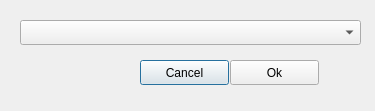
<?xml version="1.0" encoding="UTF-8"?>
<ui version="4.0">
 <class>Settings</class>
 <widget class="QDialog" name="Settings">
  <property name="geometry">
   <rect>
    <x>0</x>
    <y>0</y>
    <width>375</width>
    <height>111</height>
   </rect>
  </property>
  <property name="windowTitle">
   <string>Dialog</string>
  </property>
  <widget class="QPushButton" name="btnCancel">
   <property name="geometry">
    <rect>
     <x>140</x>
     <y>60</y>
     <width>89</width>
     <height>25</height>
    </rect>
   </property>
   <property name="text">
    <string>Cancel</string>
   </property>
  </widget>
  <widget class="QPushButton" name="btnOk">
   <property name="geometry">
    <rect>
     <x>230</x>
     <y>60</y>
     <width>89</width>
     <height>25</height>
    </rect>
   </property>
   <property name="text">
    <string>Ok</string>
   </property>
  </widget>
  <widget class="QComboBox" name="comboBox">
   <property name="geometry">
    <rect>
     <x>20</x>
     <y>20</y>
     <width>341</width>
     <height>25</height>
    </rect>
   </property>
  </widget>
 </widget>
 <resources/>
 <connections/>
</ui>
